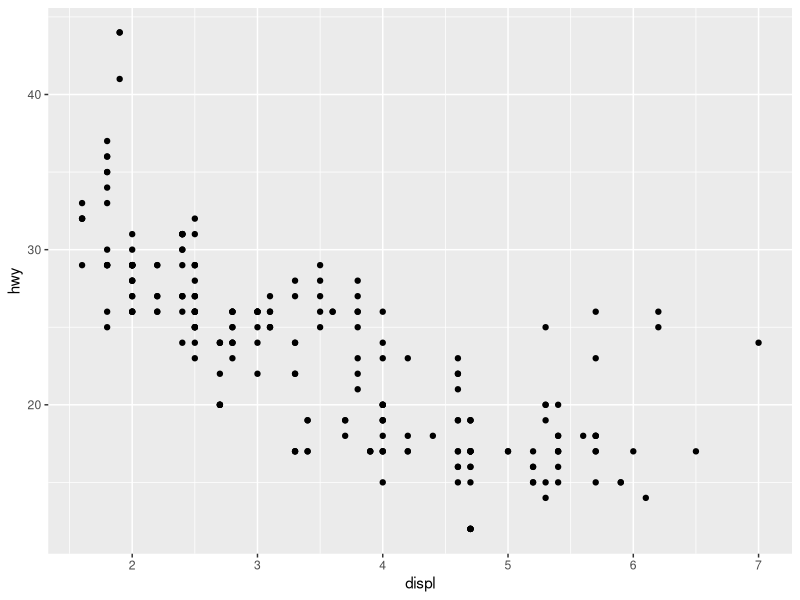
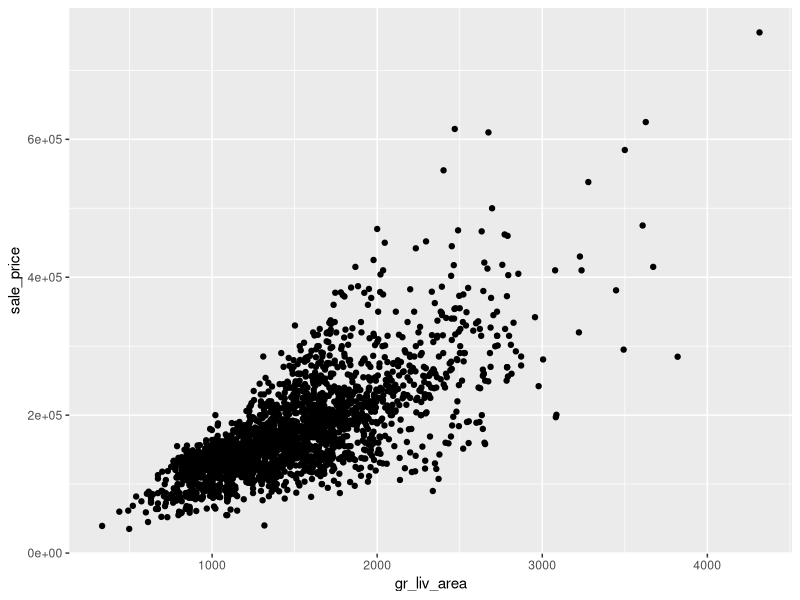
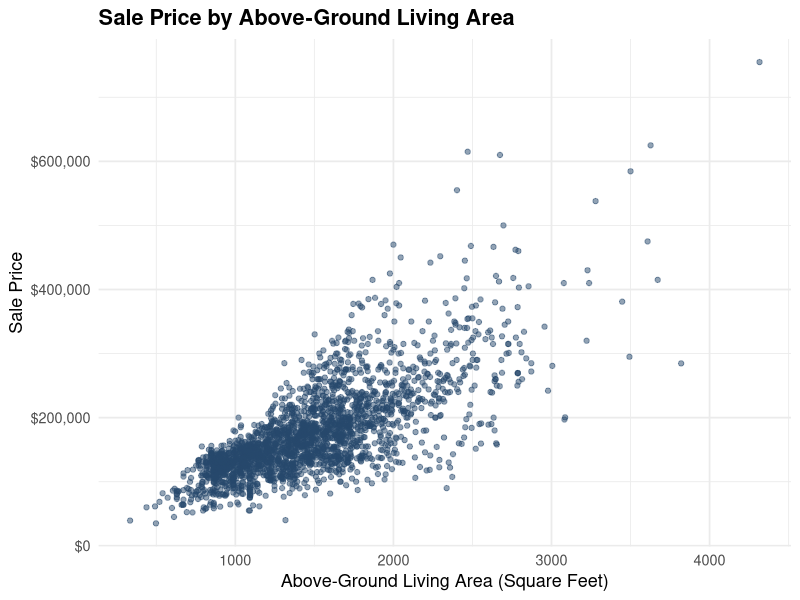
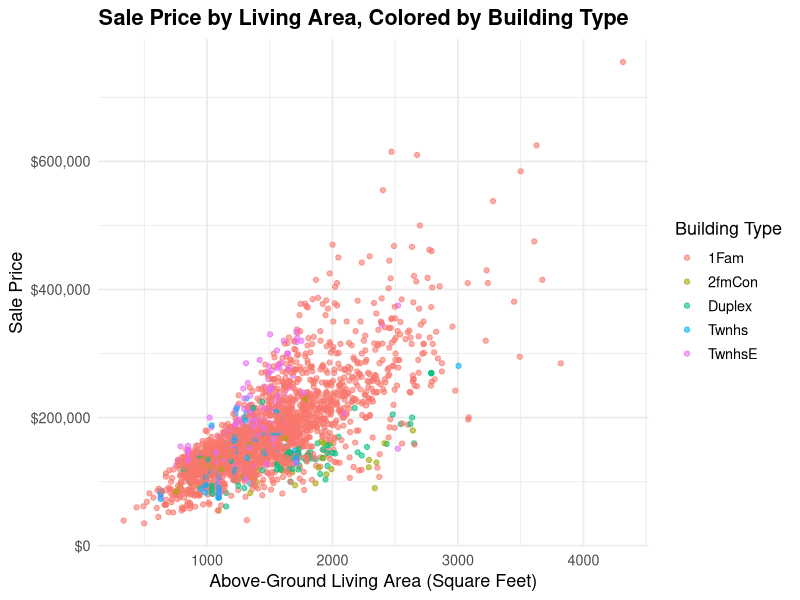
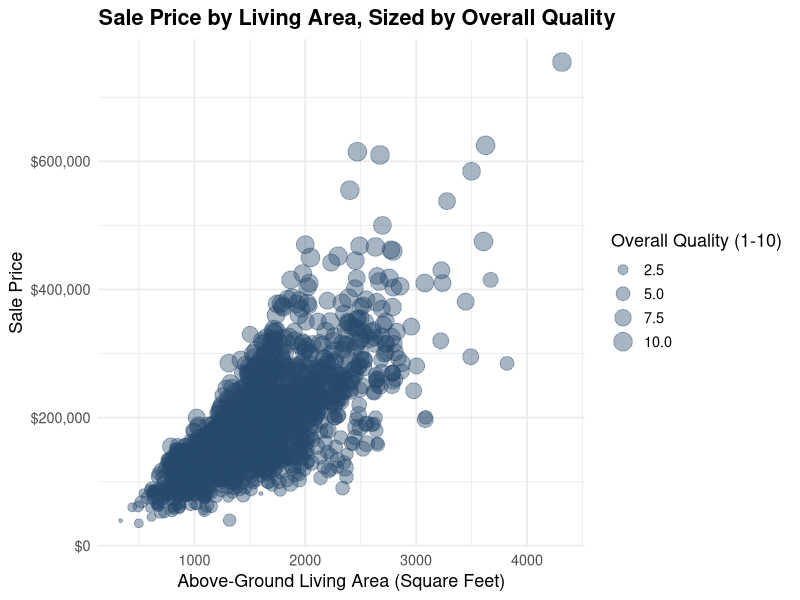
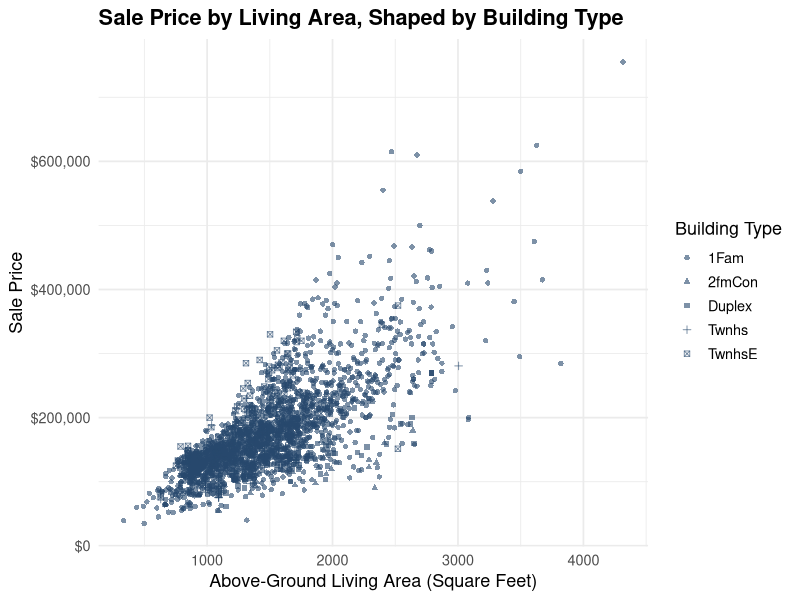
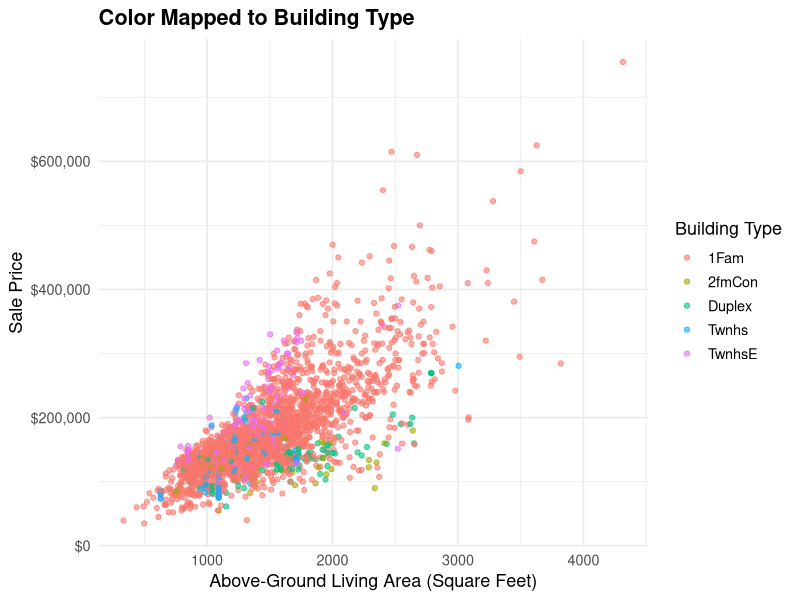
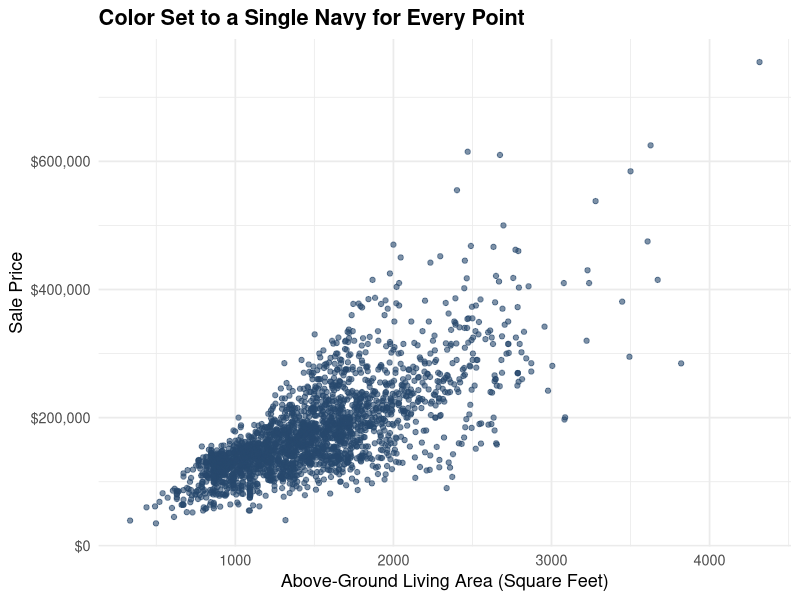

Write R code to recreate these figures, in order.
# Module 3: The Grammar of Graphics / Introduction to ggplot2
# Data Visualization (DATA 3230)
#
# Per the course blueprint, this module opens with one deliberately quick
# example on the built-in mpg dataset, just to show the bare three-piece
# grammar (data + aes + geom) on the single most common teaching dataset
# for this exact idea, before returning to our own housing data for every
# other example in the module. Every other chart and printed number below
# comes from ames_housing.csv; nothing here is simulated. Run this script
# yourself to reproduce every number and chart on the Module 3 slides.

library(ggplot2)
library(readr)
library(scales)

housing <- read_csv("ames_housing.csv", show_col_types = FALSE)

theme_deck <- theme_minimal(base_size = 13) +
  theme(plot.title = element_text(face = "bold"))

# ------------------------------------------------------------------
# Segment A: the grammar's three required pieces, shown first on the
# built-in mpg dataset (234 real cars, already in every R install via
# ggplot2). This is the one deliberate exception to the housing-only
# rule in this course: a single, bare, three-line example before we
# return to housing for the rest of the module.
# ------------------------------------------------------------------
p_mpg_first <- ggplot(mpg, aes(x = displ, y = hwy)) +
  geom_point()
ggsave("module3_mpg_first_plot.png", p_mpg_first, width = 7, height = 5.5, dpi = 200)

# ------------------------------------------------------------------
# Segment B: the exact same three-piece grammar, now on our own real
# housing data: above-ground living area (sq ft) versus sale price.
# First as ggplot2's own default output (the "rough" first look).
# ------------------------------------------------------------------
p_housing_first_rough <- ggplot(housing, aes(x = gr_liv_area, y = sale_price)) +
  geom_point()
ggsave("module3_housing_first_rough.png", p_housing_first_rough, width = 7.5, height = 6, dpi = 200)

# The same real plot, finished: clean title-case axis titles instead of
# the raw column names, a real title, and a dollar-formatted y-axis so
# the price axis never has to be read against a bare unlabeled number.
p_housing_first_finished <- ggplot(housing, aes(x = gr_liv_area, y = sale_price)) +
  geom_point(color = "#27496D", alpha = 0.5) +
  scale_y_continuous(labels = label_dollar()) +
  labs(
    title = "Sale Price by Above-Ground Living Area",
    x = "Above-Ground Living Area (Square Feet)",
    y = "Sale Price"
  ) +
  theme_deck
ggsave("module3_housing_first_finished.png", p_housing_first_finished, width = 7.5, height = 6, dpi = 200)

# ------------------------------------------------------------------
# Segment C: mapping variables to aesthetics. Four real mappings onto
# the exact same scatterplot: color, size, alpha, and shape. bldg_type
# has five real categories in this data (checked directly below),
# which is well within a readable shape palette.
# ------------------------------------------------------------------
table(housing$bldg_type)

p_aes_color <- ggplot(housing, aes(x = gr_liv_area, y = sale_price, color = bldg_type)) +
  geom_point(alpha = 0.6) +
  scale_y_continuous(labels = label_dollar()) +
  labs(
    title = "Sale Price by Living Area, Colored by Building Type",
    x = "Above-Ground Living Area (Square Feet)",
    y = "Sale Price",
    color = "Building Type"
  ) +
  theme_deck
ggsave("module3_aes_color.png", p_aes_color, width = 8, height = 6, dpi = 200)

p_aes_size <- ggplot(housing, aes(x = gr_liv_area, y = sale_price, size = overall_qual)) +
  geom_point(alpha = 0.4, color = "#27496D") +
  scale_y_continuous(labels = label_dollar()) +
  labs(
    title = "Sale Price by Living Area, Sized by Overall Quality",
    x = "Above-Ground Living Area (Square Feet)",
    y = "Sale Price",
    size = "Overall Quality (1-10)"
  ) +
  theme_deck
ggsave("module3_aes_size.png", p_aes_size, width = 8, height = 6, dpi = 200)

p_aes_shape <- ggplot(housing, aes(x = gr_liv_area, y = sale_price, shape = bldg_type)) +
  geom_point(alpha = 0.6, color = "#27496D") +
  scale_y_continuous(labels = label_dollar()) +
  labs(
    title = "Sale Price by Living Area, Shaped by Building Type",
    x = "Above-Ground Living Area (Square Feet)",
    y = "Sale Price",
    shape = "Building Type"
  ) +
  theme_deck
ggsave("module3_aes_shape.png", p_aes_shape, width = 8, height = 6, dpi = 200)

# Mapped color (data-driven, inside aes()) versus set color (the same
# fixed navy for every point, outside aes()) -- the exact distinction
# that trips students up first.
p_aes_mapped <- ggplot(housing, aes(x = gr_liv_area, y = sale_price, color = bldg_type)) +
  geom_point(alpha = 0.6) +
  scale_y_continuous(labels = label_dollar()) +
  labs(title = "Color Mapped to Building Type", x = "Above-Ground Living Area (Square Feet)", y = "Sale Price", color = "Building Type") +
  theme_deck
ggsave("module3_color_mapped.png", p_aes_mapped, width = 7.5, height = 6, dpi = 200)

p_aes_set <- ggplot(housing, aes(x = gr_liv_area, y = sale_price)) +
  geom_point(alpha = 0.6, color = "#27496D") +
  scale_y_continuous(labels = label_dollar()) +
  labs(title = "Color Set to a Single Navy for Every Point", x = "Above-Ground Living Area (Square Feet)", y = "Sale Price") +
  theme_deck
ggsave("module3_color_set.png", p_aes_set, width = 7.5, height = 6, dpi = 200)

# ------------------------------------------------------------------
# Segment D: a bar chart of counts by building type. First the rough,
# default version (this is the real printed count table used on the
# live-coding slide), then the finished version.
# ------------------------------------------------------------------
bldg_counts_tbl <- table(housing$bldg_type)
print(bldg_counts_tbl)

p_bar_rough <- ggplot(housing, aes(x = bldg_type)) +
  geom_bar() +
  labs(title = "count by bldg_type", x = "bldg_type", y = "count")
ggsave("module3_bar_rough.png", p_bar_rough, width = 7.5, height = 6, dpi = 200)

bldg_counts <- data.frame(
  bldg_type = names(bldg_counts_tbl),
  n = as.integer(bldg_counts_tbl)
)
bldg_label_map <- c(
  "1Fam" = "Single-Family",
  "2fmCon" = "Two-Family Conversion",
  "Duplex" = "Duplex",
  "Twnhs" = "Townhouse",
  "TwnhsE" = "Townhouse End Unit"
)
bldg_counts$label <- bldg_label_map[bldg_counts$bldg_type]
bldg_counts$label <- factor(bldg_counts$label, levels = bldg_counts$label[order(bldg_counts$n)])

p_bar_finished <- ggplot(bldg_counts, aes(x = label, y = n)) +
  geom_col(fill = "#27496D") +
  geom_text(aes(label = comma(n)), hjust = -0.15, size = 3.3, color = "#16213E") +
  coord_flip() +
  scale_y_continuous(labels = comma, expand = expansion(mult = c(0, 0.18))) +
  labs(
    title = "Number of Home Sales by Building Type",
    x = NULL, y = "Number of Sales (2006-2010)",
    caption = "Data: ames_housing.csv, 2,413 normal-condition sales, 2006-2010 (De Cock, 2011)."
  ) +
  theme_deck
ggsave("module3_bar_finished.png", p_bar_finished, width = 8, height = 6, dpi = 200)

# ------------------------------------------------------------------
# Segment E: the same finished bar chart under four different complete
# themes, to show that a theme is its own grammar layer, independent
# of the data or geom choices above it.
# ------------------------------------------------------------------
p_theme_gray <- ggplot(bldg_counts, aes(x = label, y = n)) +
  geom_col(fill = "#27496D") + coord_flip() +
  scale_y_continuous(labels = comma) +
  labs(title = "theme_gray() (ggplot2's Default)", x = NULL, y = "Number of Sales") +
  theme_gray(base_size = 11)
ggsave("module3_theme_gray.png", p_theme_gray, width = 6, height = 5, dpi = 200)

p_theme_minimal <- p_theme_gray + labs(title = "theme_minimal()") + theme_minimal(base_size = 11)
ggsave("module3_theme_minimal.png", p_theme_minimal, width = 6, height = 5, dpi = 200)

p_theme_classic <- p_theme_gray + labs(title = "theme_classic()") + theme_classic(base_size = 11)
ggsave("module3_theme_classic.png", p_theme_classic, width = 6, height = 5, dpi = 200)

p_theme_bw <- p_theme_gray + labs(title = "theme_bw()") + theme_bw(base_size = 11)
ggsave("module3_theme_bw.png", p_theme_bw, width = 6, height = 5, dpi = 200)

# ------------------------------------------------------------------
# Segment F: scales as their own grammar layer. A manual fill scale
# (scale_fill_manual) with our own brand colors, applied to the same
# building-type bars once mapped by fill instead of a single set color.
# ------------------------------------------------------------------
p_scale_manual <- ggplot(bldg_counts, aes(x = label, y = n, fill = label)) +
  geom_col(show.legend = FALSE) +
  coord_flip() +
  scale_y_continuous(labels = comma) +
  scale_fill_manual(values = c(
    "Single-Family" = "#27496D",
    "Townhouse End Unit" = "#4C7093",
    "Townhouse" = "#7FA1BE",
    "Duplex" = "#AEBBD1",
    "Two-Family Conversion" = "#E4572E"
  )) +
  labs(
    title = "Number of Home Sales by Building Type",
    x = NULL, y = "Number of Sales (2006-2010)"
  ) +
  theme_deck
ggsave("module3_scale_manual.png", p_scale_manual, width = 8, height = 6, dpi = 200)

cat("All Module 3 charts written.\n")
